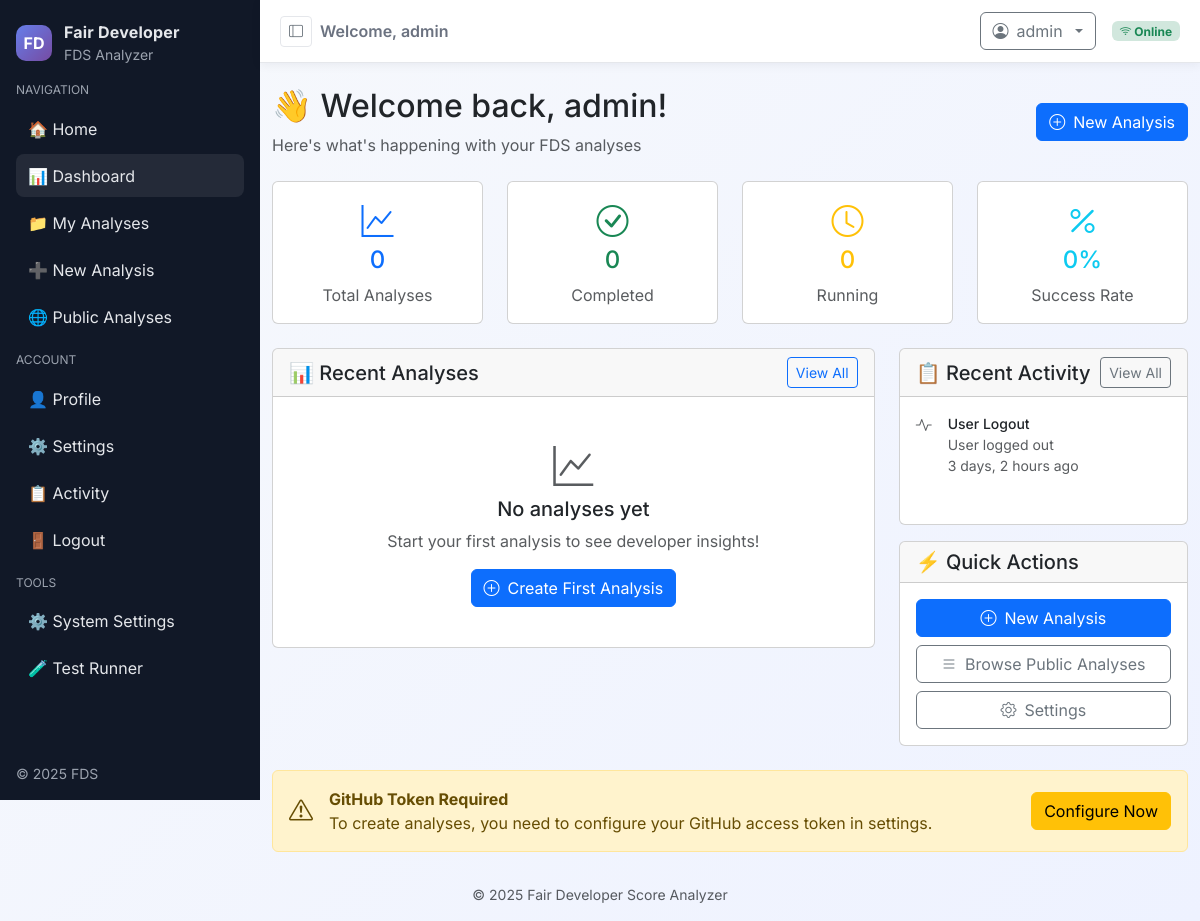
The app's page /dashboard/ (signed in), older data.
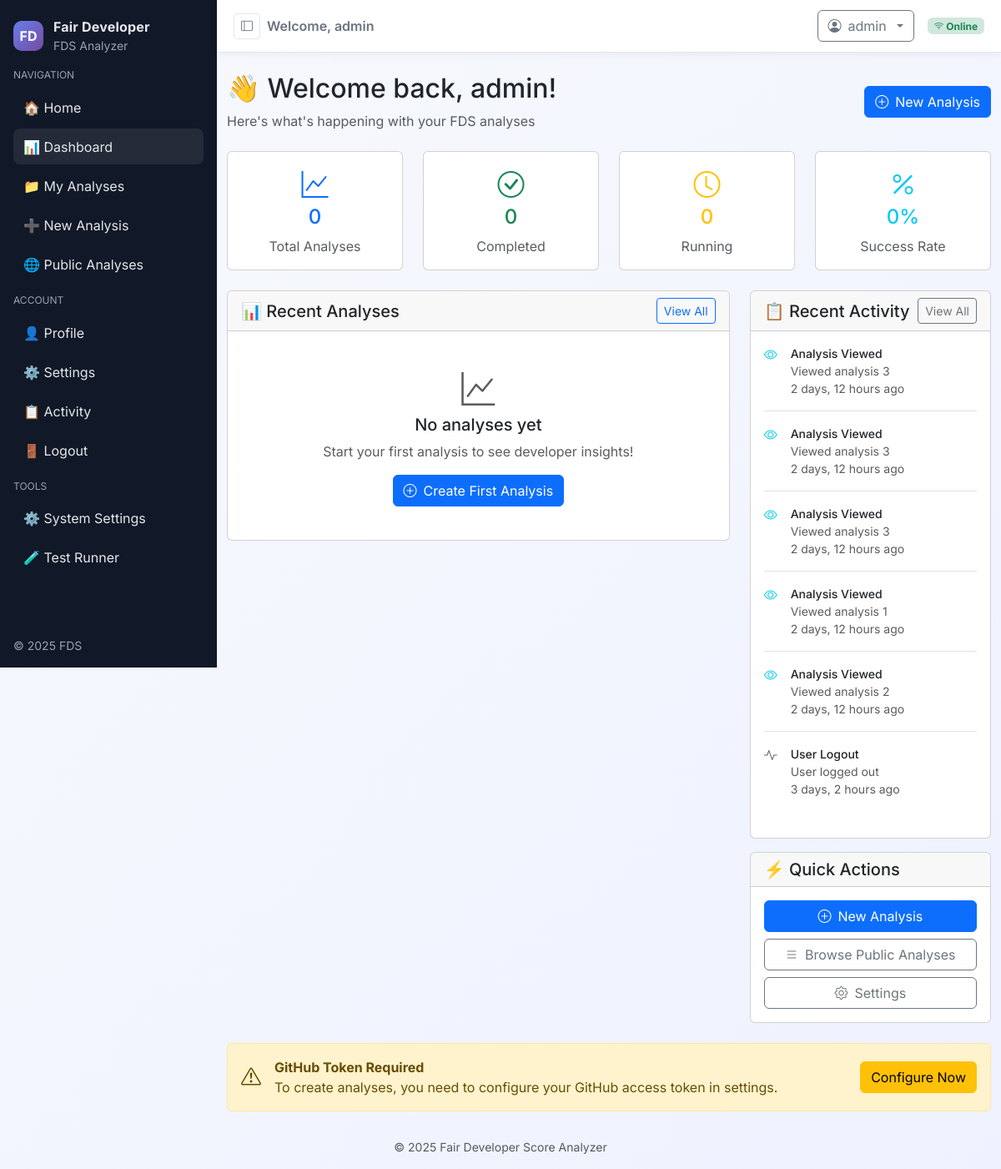
The same page, newer data.
### dev_productivity/models.py (models this page shows, shortened)
class ActivityLog(models.Model):
    ACTION_CHOICES = [
        ('login', 'User Login'),
        ('logout', 'User Logout'),
        ('analysis_create', 'Analysis Created'),
        ('analysis_view', 'Analysis Viewed'),
        ('analysis_delete', 'Analysis Deleted'),
        ('analysis_share', 'Analysis Shared'),
        ('settings_update', 'Settings Updated'),
        ('token_update', 'GitHub Token Updated'),
    ]
    user = models.ForeignKey(User, on_delete=models.CASCADE, related_name='activity_logs')
    action = models.CharField(max_length=30, choices=ACTION_CHOICES)
    description = models.TextField(blank=True)
    ip_address = models.GenericIPAddressField(blank=True, null=True)
    user_agent = models.TextField(blank=True)
    analysis = models.ForeignKey(FDSAnalysis, on_delete=models.SET_NULL, null=True, blank=True)
    metadata = models.JSONField(default=dict, blank=True)
    created_at = models.DateTimeField(default=timezone.now)
    class Meta:
        ordering = ['-created_at']

### dev_productivity/auth_views.py (the view)
# urls.py: path('dashboard/', auth_views.user_dashboard, name='user_dashboard'),
@login_required
def user_dashboard(request):
    user = request.user
    recent_analyses = user.analyses.all()[:5]
    total_analyses = user.analyses.count()
    completed_analyses = user.analyses.filter(status='completed').count()
    running_analyses = user.analyses.filter(status='running').count()
    recent_activity = user.activity_logs.all()[:10]
    success_rate = (completed_analyses / total_analyses * 100) if total_analyses > 0 else 0
    context = {
        'user': user,
        'recent_analyses': recent_analyses,
        'total_analyses': total_analyses,
        'completed_analyses': completed_analyses,
        'running_analyses': running_analyses,
        'success_rate': success_rate,
        'recent_activity': recent_activity,
    }
    return render(request, 'dev_productivity/auth/dashboard.html', context)

### dev_productivity/models.py (called while the page is built)
    def get_full_name(self):
        return f"{self.first_name} {self.last_name}".strip()

### dev_productivity/templates/dev_productivity/auth/dashboard.html (shortened to what the changed rows need)
{% extends 'dev_productivity/base.html' %}
{% block content %}
<div class="d-flex justify-content-between align-items-center mb-4">
    <div>
        <h2>👋 Welcome back, {{ user.first_name }}!</h2>
    </div>
</div>
<div class="row">
    <div class="col-md-4">
        <div class="card">
            <div class="card-body">
                {% if recent_activity %}
                    {% for activity in recent_activity %}
                        <div class="d-flex align-items-start mb-3 pb-3 {% if not forloop.last %}border-bottom{% endif %}">
                            <div class="flex-shrink-0 me-3">
                                {% if activity.action == 'login' %}
                                    <i class="bi bi-box-arrow-in-right text-success"></i>
                                {% elif activity.action == 'analysis_create' %}
                                    <i class="bi bi-plus-circle text-primary"></i>
                                {% elif activity.action == 'analysis_view' %}
                                    <i class="bi bi-eye text-info"></i>
                                {% elif activity.action == 'analysis_delete' %}
                                    <i class="bi bi-trash text-danger"></i>
                                {% else %}
                                    <i class="bi bi-activity text-muted"></i>
                                {% endif %}
                            </div>
                            <div class="flex-grow-1">
                                <div class="small fw-medium">{{ activity.get_action_display }}</div>
                                {% if activity.description %}
                                    <div class="small text-muted">{{ activity.description }}</div>
                                {% endif %}
                                <div class="small text-muted">{{ activity.created_at|timesince }} ago</div>
                            </div>
                        </div>
                    {% endfor %}
                {% else %}
                    <div class="text-center py-3">
                        <i class="bi bi-activity fs-3 text-muted mb-2"></i>
                        <p class="text-muted mb-0">No recent activity</p>
                    </div>
                {% endif %}
            </div>
        </div>
    </div>
</div>
{% endblock %}

Row changes from the older to the newer data that the page shows:
added ActivityLog: action "Analysis Viewed", description "Viewed analysis 3", created_at "2 days, 12 hours"
added ActivityLog: action "Analysis Viewed", description "Viewed analysis 3", created_at "2 days, 12 hours"
added ActivityLog: action "Analysis Viewed", description "Viewed analysis 3", created_at "2 days, 12 hours"
added ActivityLog: action "Analysis Viewed", description "Viewed analysis 1", created_at "2 days, 12 hours"
added ActivityLog: action "Analysis Viewed", description "Viewed analysis 2", created_at "2 days, 12 hours"
